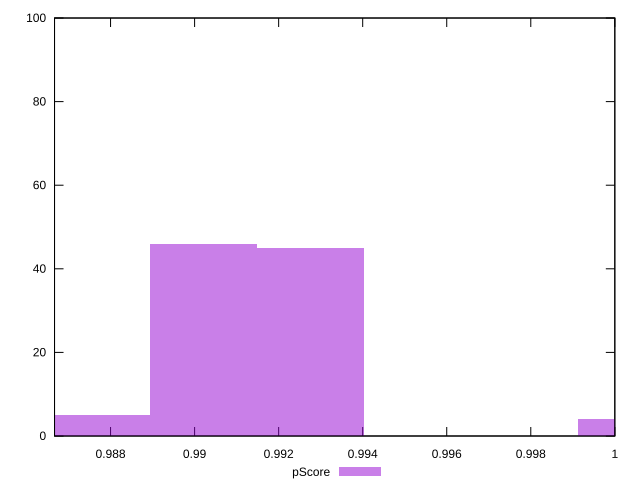

This figure's gnuplot source:
reset

$pScore <<EOF
0.9902037337055427 46
0.9876582228219809 5
0.9927492445891045 45
1.00038577723979 4
EOF

set key outside below
set boxwidth 0.0025455108835618066
set xrange [0.9866666666666667:1]
set yrange [0:100]
set trange [0:100]
set style fill transparent solid 0.5 noborder
set terminal svg size 640, 490 enhanced background rgb 'white'
set output "reprap/render-blocking-resources/samples/pages+cached+noexternal+nojs/pScore/histogram.svg"

plot $pScore title "pScore" with boxes

reset
